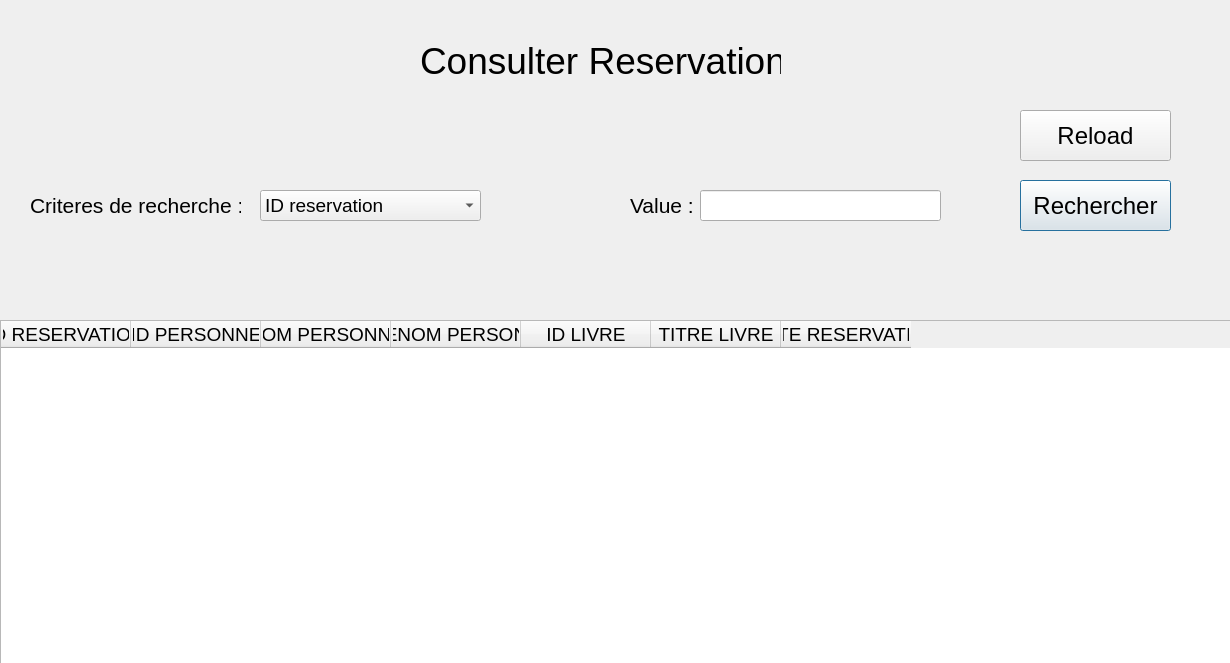
<?xml version="1.0" encoding="UTF-8"?>
<ui version="4.0">
 <class>reservation</class>
 <widget class="QDialog" name="reservation">
  <property name="enabled">
   <bool>true</bool>
  </property>
  <property name="geometry">
   <rect>
    <x>0</x>
    <y>0</y>
    <width>1230</width>
    <height>663</height>
   </rect>
  </property>
  <property name="font">
   <font>
    <pointsize>14</pointsize>
   </font>
  </property>
  <property name="windowTitle">
   <string>Reservation</string>
  </property>
  <widget class="QLabel" name="label">
   <property name="geometry">
    <rect>
     <x>420</x>
     <y>10</y>
     <width>361</width>
     <height>101</height>
    </rect>
   </property>
   <property name="font">
    <font>
     <family>Nirmala UI</family>
     <pointsize>28</pointsize>
    </font>
   </property>
   <property name="styleSheet">
    <string notr="true"/>
   </property>
   <property name="text">
    <string>Consulter Reservation</string>
   </property>
  </widget>
  <widget class="QWidget" name="widget" native="true">
   <property name="geometry">
    <rect>
     <x>0</x>
     <y>0</y>
     <width>281</width>
     <height>131</height>
    </rect>
   </property>
   <property name="styleSheet">
    <string notr="true">border-image: url(:/images/logo.png);</string>
   </property>
  </widget>
  <widget class="QLabel" name="label_3">
   <property name="geometry">
    <rect>
     <x>630</x>
     <y>190</y>
     <width>101</width>
     <height>31</height>
    </rect>
   </property>
   <property name="font">
    <font>
     <pointsize>16</pointsize>
    </font>
   </property>
   <property name="text">
    <string>Value :</string>
   </property>
  </widget>
  <widget class="QLineEdit" name="tb_search">
   <property name="geometry">
    <rect>
     <x>700</x>
     <y>190</y>
     <width>241</width>
     <height>31</height>
    </rect>
   </property>
   <property name="font">
    <font>
     <pointsize>14</pointsize>
    </font>
   </property>
   <property name="text">
    <string/>
   </property>
   <property name="echoMode">
    <enum>QLineEdit::Normal</enum>
   </property>
  </widget>
  <widget class="QLabel" name="label_2">
   <property name="geometry">
    <rect>
     <x>30</x>
     <y>190</y>
     <width>211</width>
     <height>31</height>
    </rect>
   </property>
   <property name="font">
    <font>
     <pointsize>16</pointsize>
    </font>
   </property>
   <property name="text">
    <string>Criteres de recherche :</string>
   </property>
  </widget>
  <widget class="QPushButton" name="bt_recherche">
   <property name="geometry">
    <rect>
     <x>1020</x>
     <y>180</y>
     <width>151</width>
     <height>51</height>
    </rect>
   </property>
   <property name="font">
    <font>
     <pointsize>18</pointsize>
     <bold>false</bold>
    </font>
   </property>
   <property name="styleSheet">
    <string notr="true">#bt_login{
color:black;
background-color:#27a9e3;
border-width:0px;
border-radius:4px;
}
#bt_login:hover{

background-color:#66c011;

}</string>
   </property>
   <property name="text">
    <string>Rechercher</string>
   </property>
  </widget>
  <widget class="QComboBox" name="comboBox">
   <property name="geometry">
    <rect>
     <x>260</x>
     <y>190</y>
     <width>221</width>
     <height>31</height>
    </rect>
   </property>
   <item>
    <property name="text">
     <string>ID reservation</string>
    </property>
   </item>
   <item>
    <property name="text">
     <string>ID personne</string>
    </property>
   </item>
   <item>
    <property name="text">
     <string>Nom</string>
    </property>
   </item>
   <item>
    <property name="text">
     <string>Prenom</string>
    </property>
   </item>
   <item>
    <property name="text">
     <string>ID livre</string>
    </property>
   </item>
   <item>
    <property name="text">
     <string>Nom de livre</string>
    </property>
   </item>
   <item>
    <property name="text">
     <string>Date reservation</string>
    </property>
   </item>
  </widget>
  <widget class="QTableWidget" name="table_reservation">
   <property name="geometry">
    <rect>
     <x>0</x>
     <y>320</y>
     <width>1231</width>
     <height>351</height>
    </rect>
   </property>
   <property name="sizeAdjustPolicy">
    <enum>QAbstractScrollArea::AdjustToContents</enum>
   </property>
   <property name="columnCount">
    <number>7</number>
   </property>
   <attribute name="horizontalHeaderDefaultSectionSize">
    <number>130</number>
   </attribute>
   <column>
    <property name="text">
     <string>ID RESERVATION</string>
    </property>
   </column>
   <column>
    <property name="text">
     <string>ID PERSONNE</string>
    </property>
   </column>
   <column>
    <property name="text">
     <string>NOM PERSONNE</string>
    </property>
   </column>
   <column>
    <property name="text">
     <string>PRENOM PERSONNE</string>
    </property>
   </column>
   <column>
    <property name="text">
     <string>ID LIVRE</string>
    </property>
   </column>
   <column>
    <property name="text">
     <string>TITRE LIVRE</string>
    </property>
   </column>
   <column>
    <property name="text">
     <string>DATE RESERVATION</string>
    </property>
   </column>
  </widget>
  <widget class="QPushButton" name="bt_reload">
   <property name="geometry">
    <rect>
     <x>1020</x>
     <y>110</y>
     <width>151</width>
     <height>51</height>
    </rect>
   </property>
   <property name="font">
    <font>
     <pointsize>18</pointsize>
     <bold>false</bold>
    </font>
   </property>
   <property name="styleSheet">
    <string notr="true">#bt_login{
color:black;
background-color:#27a9e3;
border-width:0px;
border-radius:4px;
}
#bt_login:hover{

background-color:#66c011;

}</string>
   </property>
   <property name="text">
    <string>Reload</string>
   </property>
  </widget>
 </widget>
 <resources/>
 <connections/>
</ui>
